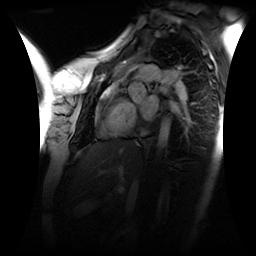
#> input picture Filters/Grey_images/pat10_1_1gray.jpg, 256 x 256 px, given in place of pat1_1_1gray.jpg, which was not available
$ python globalthreshold.py
#> lines starting #> are read from the running program, lines starting #| are printed output that depends on the picture; after the words box and inside, x2 and y2 are one past the last pixel; in counts of white or black regions, pixels touching at a corner belong together; pictures that were not available may be replaced by others from this repository, and a replacement may not be noted
import cv2 as cv
import numpy as np
from matplotlib import pyplot as plt
import time
from skimage import restoration
for k in range(1,34):
  img = cv.imread('/home/chandra/Documents/Heart/Grey_images/pat'+str(k)+'_1_1gray.jpg',0)
#> img is the input picture: shape (256, 256); min 0, max 255, mean 33.8
# global thresholding
  ret1,th1 = cv.threshold(img,0,255,cv.THRESH_BINARY+cv.THRESH_OTSU)
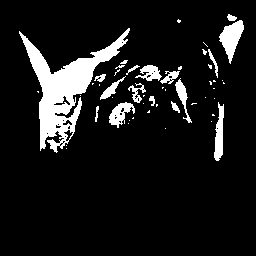
#> th1: shape (256, 256); 10.1% white; 51 white regions (34 under 20 px), largest, box (x1, y1, x2, y2) and area: (19, 28, 130, 153) 3955, (219, 20, 244, 64) 554, (214, 102, 224, 161) 372
#> ret1 = 94
# Otsu's thresholding
  kernel = np.ones((3,3),np.float32)/9
  mean = cv.filter2D(img,-1,kernel)
#img1 = cv.imread('/home/chandra/Documents/Heart/Filters/Mean Filter/processed_image.jpg',0)
  ret2,th2 = cv.threshold(mean,0,1,cv.THRESH_BINARY+cv.THRESH_OTSU)
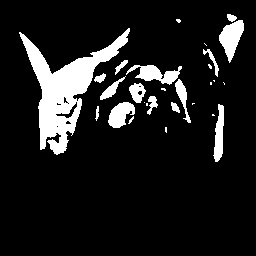
#> th2: shape (256, 256); values 0 (black) and 1 (white), 11.4% white; 28 white regions (13 under 20 px), largest, box (x1, y1, x2, y2) and area: (19, 28, 130, 155) 4267, (219, 20, 244, 63) 592, (126, 65, 182, 85) 540
#> ret2 = 87
# Otsu's thresholding after Gaussian filtering
  gauss = cv.GaussianBlur(img,(5,5),0)
  ret3,th3 = cv.threshold(gauss,0,255,cv.THRESH_BINARY+cv.THRESH_OTSU)
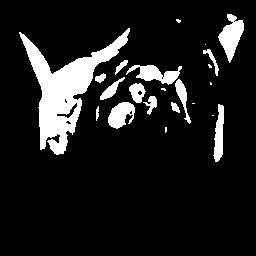
#> th3: shape (256, 256); 11.6% white; 22 white regions (8 under 20 px), largest, box (x1, y1, x2, y2) and area: (19, 28, 130, 155) 4320, (218, 14, 244, 63) 659, (126, 65, 182, 85) 546
#> ret3 = 86
#median filter
  median = cv.medianBlur(img,9)
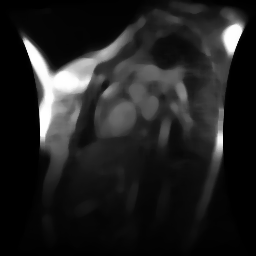
#> median: shape (256, 256); min 0, max 255, mean 33.1
  ret4,th4 = cv.threshold(median,0,255,cv.THRESH_BINARY+cv.THRESH_OTSU)
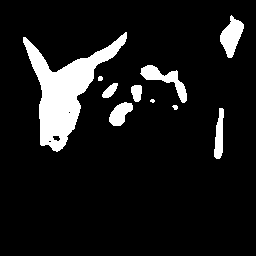
#> th4: shape (256, 256); 9.8% white; 10 white regions (1 under 20 px), largest, box (x1, y1, x2, y2) and area: (23, 32, 127, 152) 4209, (140, 65, 187, 103) 576, (220, 15, 244, 58) 574
#> ret4 = 91
#wiener filter
  psf = np.ones((5,5)) / 25
  wiener = restoration.wiener(img,psf,1100)
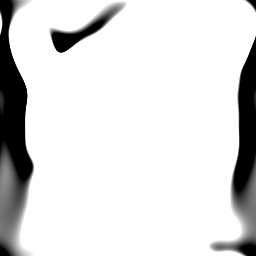
#> wiener: shape (256, 256) float64; min -1, max 1, mean 0.73; drawn with min black and max white
#> (the run stopped early here; a loop or call above may not have finished)

$ run again, on Filters/Grey_images/pat14_1_1gray.jpg
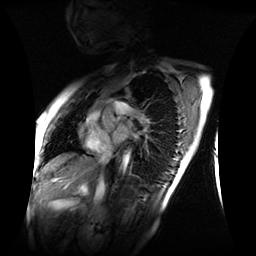
#> input picture Filters/Grey_images/pat14_1_1gray.jpg, 256 x 256 px, given in place of pat1_1_1gray.jpg, which was not available
#> img is the input picture: shape (256, 256); min 0, max 255, mean 34.3
#> `ret1,th1 = cv.threshold(img,0,255,cv.THRESH_BINARY+cv.THRESH_OTSU)`:
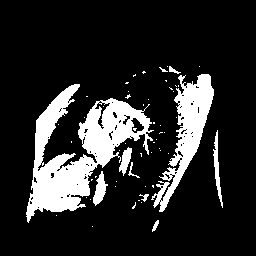
#> th1: shape (256, 256); 16.3% white; 57 white regions (48 under 20 px), largest, box (x1, y1, x2, y2) and area: (26, 84, 154, 223) 6757, (151, 74, 214, 212) 2888, (213, 130, 223, 208) 268
#> ret1 = 76
#> th2: shape (256, 256); values 0 (black) and 1 (white), 17.2% white; 17 white regions (9 under 20 px), largest, box (x1, y1, x2, y2) and area: (26, 84, 153, 222) 7341, (152, 74, 214, 212) 3110, (213, 132, 223, 206) 351
#> ret2 = 73
#> th3: shape (256, 256); 17.5% white; 15 white regions (8 under 20 px), largest, box (x1, y1, x2, y2) and area: (26, 84, 152, 222) 7482, (152, 74, 214, 212) 3169, (213, 132, 223, 206) 353
#> ret3 = 72
#> th4: shape (256, 256); 16.8% white; 7 white regions (2 under 20 px), largest, box (x1, y1, x2, y2) and area: (26, 84, 151, 219) 7345, (153, 74, 214, 210) 3116, (92, 174, 106, 206) 295, (119, 149, 132, 173) 231, (214, 162, 219, 168) 30
#> ret4 = 70
#> `wiener = restoration.wiener(img,psf,1100)`:
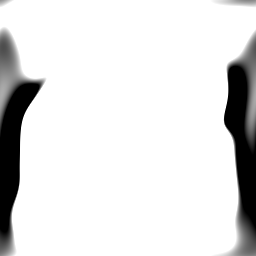
#> wiener: shape (256, 256) float64; min -1, max 1, mean 0.766; drawn with min black and max white

$ run again, on Filters/Grey_images/pat15_1_1gray.jpg
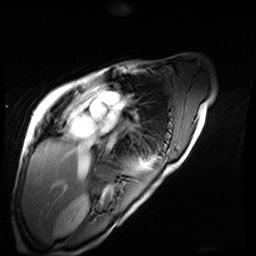
#> input picture Filters/Grey_images/pat15_1_1gray.jpg, 256 x 256 px, given in place of pat1_1_1gray.jpg, which was not available
#> img is the input picture: shape (256, 256); min 0, max 255, mean 42.4
#> `ret1,th1 = cv.threshold(img,0,255,cv.THRESH_BINARY+cv.THRESH_OTSU)`:
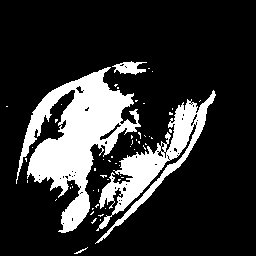
#> th1: shape (256, 256); 19.6% white; 56 white regions (52 under 20 px), largest, box (x1, y1, x2, y2) and area: (16, 67, 141, 233) 8105, (95, 90, 216, 244) 4221, (112, 61, 147, 75) 274, (74, 247, 88, 254) 24
#> ret1 = 83
#> th2: shape (256, 256); values 0 (black) and 1 (white), 20.1% white; 20 white regions (16 under 20 px), largest, box (x1, y1, x2, y2) and area: (18, 67, 141, 233) 8373, (98, 91, 216, 242) 4356, (114, 62, 146, 74) 277, (96, 216, 111, 231) 82
#> ret2 = 81
#> th3: shape (256, 256); 20.4% white; 15 white regions (11 under 20 px), largest, box (x1, y1, x2, y2) and area: (18, 67, 141, 233) 8483, (98, 91, 216, 242) 4472, (114, 62, 146, 74) 273, (96, 216, 111, 231) 86
#> ret3 = 80
#> th4: shape (256, 256); 21.4% white; 4 white regions, box (x1, y1, x2, y2) and area: (21, 70, 139, 234) 8795, (98, 94, 215, 225) 4871, (115, 61, 142, 74) 253, (97, 216, 110, 229) 95
#> ret4 = 77
#> `wiener = restoration.wiener(img,psf,1100)`:
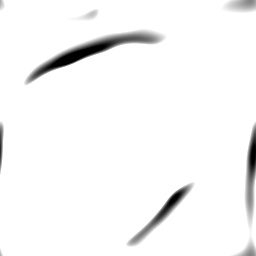
#> wiener: shape (256, 256) float64; min -1, max 1, mean 0.933; drawn with min black and max white

$ run again, on Filters/Grey_images/pat16_1_1gray.jpg
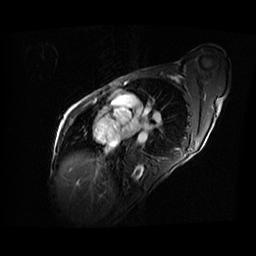
#> input picture Filters/Grey_images/pat16_1_1gray.jpg, 256 x 256 px, given in place of pat1_1_1gray.jpg, which was not available
#> img is the input picture: shape (256, 256); min 0, max 255, mean 19.9
#> `ret1,th1 = cv.threshold(img,0,255,cv.THRESH_BINARY+cv.THRESH_OTSU)`:
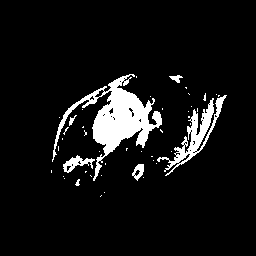
#> th1: shape (256, 256); 7.7% white; 45 white regions (38 under 20 px), largest, box (x1, y1, x2, y2) and area: (52, 74, 162, 181) 3295, (157, 95, 227, 176) 1193, (63, 155, 95, 173) 236
#> ret1 = 73
#> th2: shape (256, 256); values 0 (black) and 1 (white), 8.7% white; 14 white regions (7 under 20 px), largest, box (x1, y1, x2, y2) and area: (53, 74, 162, 182) 3941, (157, 95, 226, 176) 1440, (132, 164, 145, 181) 135
#> ret2 = 67
#> th3: shape (256, 256); 9.1% white; 10 white regions (4 under 20 px), largest, box (x1, y1, x2, y2) and area: (53, 74, 162, 182) 4080, (157, 93, 226, 176) 1568, (132, 164, 145, 181) 145, (169, 75, 182, 83) 61, (64, 115, 76, 134) 48, (75, 179, 81, 186) 30
#> ret3 = 65
#> th4: shape (256, 256); 9.5% white; 5 white regions (1 under 20 px), largest, box (x1, y1, x2, y2) and area: (60, 73, 162, 181) 4333, (156, 95, 224, 173) 1749, (133, 164, 145, 179) 117, (173, 75, 181, 81) 33
#> ret4 = 59
#> `wiener = restoration.wiener(img,psf,1100)`:
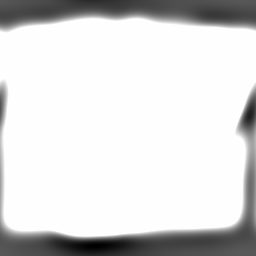
#> wiener: shape (256, 256) float64; min -0.554, max 1, mean 0.783; drawn with min black and max white
